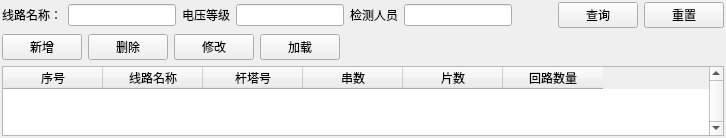
          <widget class="QWidget" name="page">
           <layout class="QVBoxLayout" name="verticalLayout_11">
            <property name="leftMargin">
             <number>2</number>
            </property>
            <property name="topMargin">
             <number>2</number>
            </property>
            <property name="rightMargin">
             <number>2</number>
            </property>
            <property name="bottomMargin">
             <number>2</number>
            </property>
            <item>
             <layout class="QHBoxLayout" name="horizontalLayout_5">
              <item>
               <widget class="QLabel" name="label_27">
                <property name="text">
                 <string>线路名称：</string>
                </property>
               </widget>
              </item>
              <item>
               <widget class="QLineEdit" name="lineEdit"/>
              </item>
              <item>
               <widget class="QLabel" name="label_35">
                <property name="text">
                 <string>电压等级</string>
                </property>
               </widget>
              </item>
              <item>
               <widget class="QLineEdit" name="lineEdit_2"/>
              </item>
              <item>
               <widget class="QLabel" name="label_36">
                <property name="text">
                 <string>检测人员</string>
                </property>
               </widget>
              </item>
              <item>
               <widget class="QLineEdit" name="lineEdit_3"/>
              </item>
              <item>
               <spacer name="horizontalSpacer_11">
                <property name="orientation">
                 <enum>Qt::Orientation::Horizontal</enum>
                </property>
                <property name="sizeHint" stdset="0">
                 <size>
                  <width>40</width>
                  <height>20</height>
                 </size>
                </property>
               </spacer>
              </item>
              <item>
               <widget class="QPushButton" name="pushButton_10">
                <property name="text">
                 <string>查询</string>
                </property>
               </widget>
              </item>
              <item>
               <widget class="QPushButton" name="pushButton_11">
                <property name="text">
                 <string>重置</string>
                </property>
               </widget>
              </item>
             </layout>
            </item>
            <item>
             <layout class="QHBoxLayout" name="horizontalLayout_9">
              <item>
               <widget class="QPushButton" name="pBNewTicket">
                <property name="text">
                 <string>新增</string>
                </property>
               </widget>
              </item>
              <item>
               <widget class="QPushButton" name="pBDeleteTicket">
                <property name="text">
                 <string>删除</string>
                </property>
               </widget>
              </item>
              <item>
               <widget class="QPushButton" name="pBChangeTicket">
                <property name="text">
                 <string>修改</string>
                </property>
               </widget>
              </item>
              <item>
               <widget class="QPushButton" name="pBLoadTicket">
                <property name="text">
                 <string>加载</string>
                </property>
               </widget>
              </item>
              <item>
               <spacer name="horizontalSpacer_12">
                <property name="orientation">
                 <enum>Qt::Orientation::Horizontal</enum>
                </property>
                <property name="sizeHint" stdset="0">
                 <size>
                  <width>40</width>
                  <height>20</height>
                 </size>
                </property>
               </spacer>
              </item>
             </layout>
            </item>
            <item>
             <widget class="QTableWidget" name="tableWidget_2">
              <property name="verticalScrollBarPolicy">
               <enum>Qt::ScrollBarPolicy::ScrollBarAlwaysOn</enum>
              </property>
              <property name="horizontalScrollBarPolicy">
               <enum>Qt::ScrollBarPolicy::ScrollBarAlwaysOff</enum>
              </property>
              <property name="sizeAdjustPolicy">
               <enum>QAbstractScrollArea::SizeAdjustPolicy::AdjustToContents</enum>
              </property>
              <property name="autoScroll">
               <bool>true</bool>
              </property>
              <property name="selectionBehavior">
               <enum>QAbstractItemView::SelectionBehavior::SelectRows</enum>
              </property>
              <property name="showGrid">
               <bool>true</bool>
              </property>
              <property name="gridStyle">
               <enum>Qt::PenStyle::DashDotDotLine</enum>
              </property>
              <property name="sortingEnabled">
               <bool>false</bool>
              </property>
              <column>
               <property name="text">
                <string>序号</string>
               </property>
              </column>
              <column>
               <property name="text">
                <string>线路名称</string>
               </property>
              </column>
              <column>
               <property name="text">
                <string>杆塔号</string>
               </property>
              </column>
              <column>
               <property name="text">
                <string>串数</string>
               </property>
              </column>
              <column>
               <property name="text">
                <string>片数</string>
               </property>
              </column>
              <column>
               <property name="text">
                <string>回路数量</string>
               </property>
              </column>
             </widget>
            </item>
           </layout>
          </widget>
